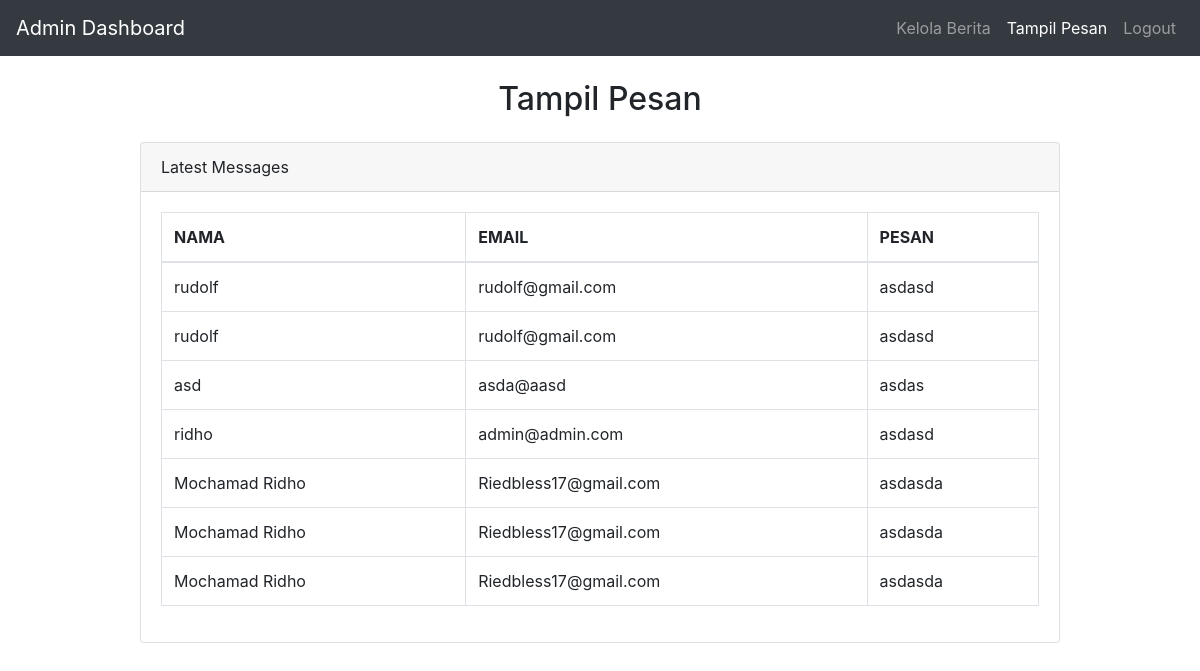
The app's page /php/show-kontak.php with its own data.
### tables this page shows
CREATE TABLE `tb_kontak` (
  `nama` varchar(50) NOT NULL,
  `email` varchar(50) NOT NULL,
  `pesan` varchar(200) NOT NULL
);

### php/show-kontak.php (the view, shortened to what this page needs)
<!DOCTYPE html>
<html lang="en">
<head>
    <link rel="stylesheet" href="https://maxcdn.bootstrapcdn.com/bootstrap/4.5.2/css/bootstrap.min.css">
</head>
<body>
    <nav class="navbar navbar-expand-lg navbar-dark bg-dark">
        <a class="navbar-brand" href="#">Admin Dashboard</a>
        <div class="collapse navbar-collapse" id="navbarNav">
            <ul class="navbar-nav ml-auto">
                <li class="nav-item">
                    <a class="nav-link" href="admin.php">Kelola Berita</a>
                </li>
                <li class="nav-item active">
                    <a class="nav-link" href="tampil-kontak.php">Tampil Pesan <span class="sr-only">(current)</span></a>
                </li>
                <li class="nav-item">
                    <a class="nav-link" href="../index.php">Logout</a>
                </li>
            </ul>
        </div>
    </nav>
    <div class="container mt-4">
        <div class="row justify-content-center">
            <div class="col-md-10">
                <h2 class="text-center">Tampil Pesan</h2>
                <div class="card mt-4">
                    <div class="card-header d-flex justify-content-between align-items-center">
                        <span>Latest Messages</span>
                    </div>
                    <div class="card-body">
                        <table class="table table-bordered">
                            <thead>
                                <tr>
                                    <th>NAMA</th>
                                    <th>EMAIL</th>
                                    <th>PESAN</th>
                                </tr>
                            </thead>
                            <tbody>
                                <?php
                                $servername = "localhost";
                                $username = "root";
                                $password = "";
                                $dbname = "db_sekolah";
                                $connect = new mysqli($servername, $username, $password, $dbname);
                                $sql = "SELECT nama, email, pesan FROM tb_kontak";
                                $result = $connect->query($sql);
                                if ($result->num_rows > 0) {
                                    while($row = $result->fetch_assoc()) {
                                        echo "<tr>";
                                        echo "<td>" . $row["nama"] . "</td>";
                                        echo "<td>" . $row["email"] . "</td>";
                                        echo "<td>" . $row["pesan"] . "</td>";
                                        echo "</tr>";
                                    }
                                } else {
                                    echo "<tr><td colspan='4' class='text-center'>Tidak ada pesan</td></tr>";
                                }
                                ?>
                            </tbody>
                        </table>
                    </div>
                </div>
            </div>
        </div>
    </div>
</body>
</html>

### records on screen
tb_kontak: nama "rudolf", email "rudolf@gmail.com", pesan "asdasd"
tb_kontak: nama "rudolf", email "rudolf@gmail.com", pesan "asdasd"
tb_kontak: nama "asd", email "asda@aasd", pesan "asdas"
tb_kontak: nama "ridho", email "admin@admin.com", pesan "asdasd"
tb_kontak: nama "Mochamad Ridho", email "Riedbless17@gmail.com", pesan "asdasda"
tb_kontak: nama "Mochamad Ridho", email "Riedbless17@gmail.com", pesan "asdasda"
tb_kontak: nama "Mochamad Ridho", email "Riedbless17@gmail.com", pesan "asdasda"
